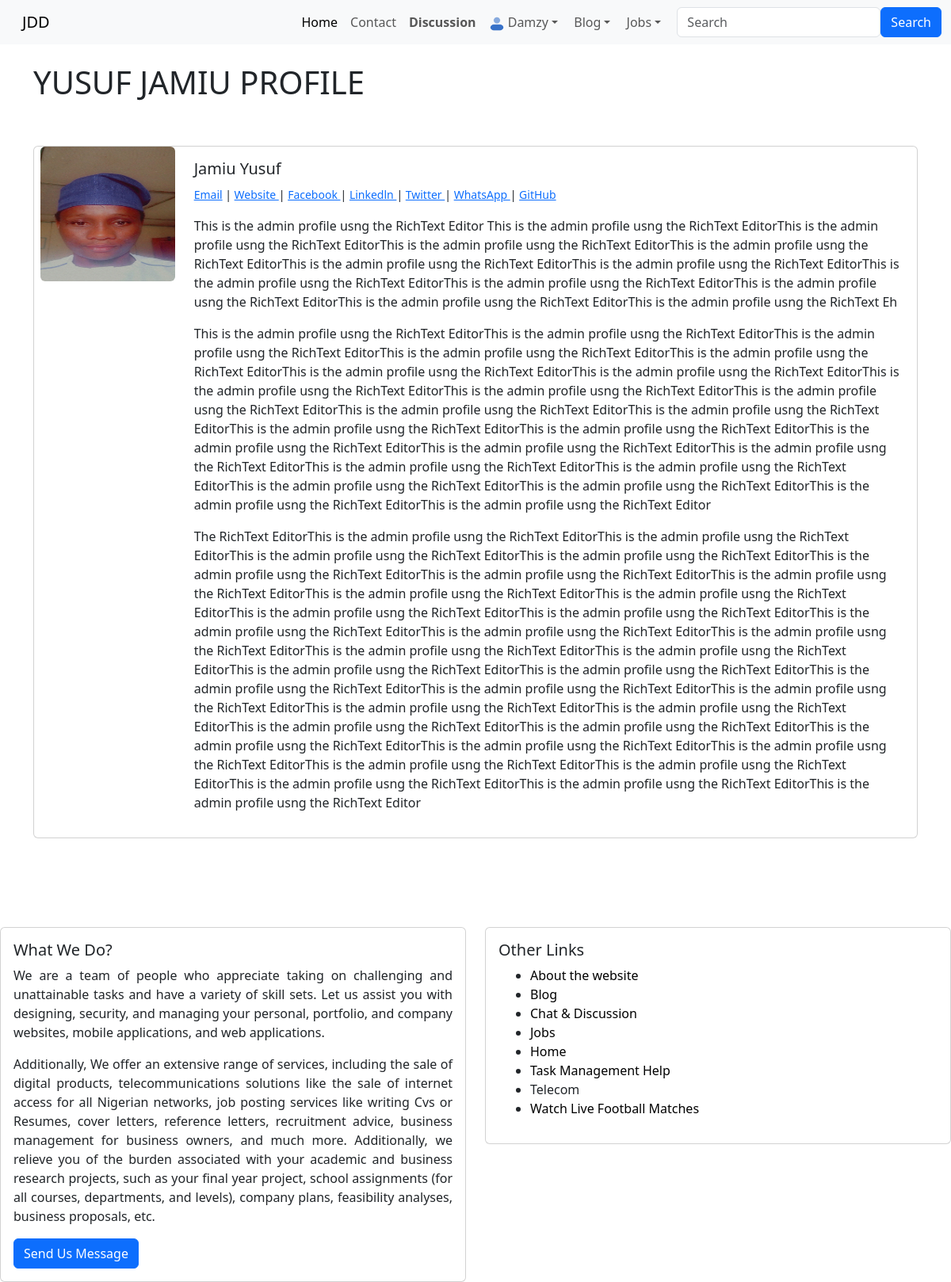
/account/1/profile (signed in), run on the app's committed database.
### index/models.py (models this page shows, shortened)
class Profile(models.Model):
    user = models.OneToOneField(User, null=True, on_delete=models.CASCADE)
    bio = RichTextField(blank=True, null=True)
    profile_pic = models.ImageField(null=True, blank=True, upload_to="images/profile/")
    linkedln_url = models.CharField(max_length=255, blank=True, null=True)
    facebook_url =  models.CharField(max_length=255, blank=True, null=True)
    twitter_url= models.CharField(max_length=255, blank=True, null=True)
    instagram_url =  models.CharField(max_length=255, blank=True, null=True)
    whatsapp_url= models.CharField(max_length=255, blank=True, null=True)
    github_url=  models.CharField(max_length=255, blank=True, null=True)
    website_url= models.CharField(max_length=255, blank=True, null=True)
    email_url= models.CharField(max_length=255, blank=True, null=True)

### account/views.py (the view)
# urls.py: path('<int:pk>/profile', ShowUserProfile.as_view(), name='user_profile'),
class ShowUserProfile(DetailView):
    model = Profile
    template_name = 'registration/user_profile.html'
    def get_context_data(self, *args, **kwargs):
        context = super(ShowUserProfile, self).get_context_data(*args, **kwargs)
        page_user = get_object_or_404(Profile, id=self.kwargs['pk'])
        context['page_user'] = page_user
        return context

### account/templates/registration/user_profile.html (shortened to what this page needs)
{% extends 'home/base.html' %}
{% load static %}
{% block body %}
<h1> {{page_user.user.last_name|upper}} {{page_user.user.first_name|upper}} PROFILE</h1> <br><br>
<div class="card mb-3"  >
    <div class="row g-0">
    <div class="col-md-2">
          {% if page_user.profile_pic %}
               <img src="{{ page_user.profile_pic.url }}" class="rounded mx-auto d-block"
               alt="Author profile image" width="170" height="170">
          {% else %}
               <img src="{% static 'images/profile_user_icon.png' %}" class="rounded float-start"
               alt="default profile image" width="170" height="170">
          {% endif %}
    </div>
    <div class="col-md-10">
    <div class="card-body">
         <h5 class="card-title">{{page_user.user.first_name|safe}} {{page_user.user.last_name|safe}}</h5>
         <small  class="fw-lighter">
          {% if page_user.email_url %}
             <a href="mailto: {{page_user.email_url}}" target="_blank">Email</a>
          {% endif %}
          {% if page_user.website_url %}
              | <a href="{{page_user.website_url}}" target="_blank">Website </a>
         {% endif %}
         {% if page_user.facebook_url %}
              |  <a href="{{page_user.facebook_url}}" class="links" target="_blank">Facebook </a>
         {% endif %}
         {% if page_user.linkedln_url %}
              |  <a href="{{page_user.linkedln_url}}" class="links" target="_blank">Linkedln </a>
         {% endif %}
         {% if page_user.twitter_url %}
              |  <a href="{{page_user.twitter_url}}" class="links" target="_blank">Twitter </a>
         {% endif %}
         {% if page_user.whatsapp_url %}
              |  <a href="{{page_user.whatsapp_url}}" class="links" target="_blank"> WhatsApp </a>
         {% endif %}
         {% if page_user.github_url %}
              |  <a href="{{page_user.github_url}}" class="links" target="_blank">GitHub </a>
         {% endif %}
         </small>
         <p class="card-text">
              {{page_user.bio |safe}}
              </p>
    </div>
    </div>
    </div>
</div>
{% endblock %}

### index/templates/home/base.html (shortened to what this page needs)
{% load static %}
{% load humanize %}
<!doctype html>
<html lang="en" >
  <head>
    <link rel="stylesheet" href="https://cdn.jsdelivr.net/npm/bootstrap@5.3.0-alpha3/dist/css/bootstrap.rtl.min.css">
    {% load static %}
  </head>
  <header>
    <nav class="navbar navbar-expand-lg bg-body-tertiary">
      <div class="container-fluid">
        <a class="navbar-brand" href="{% url 'index:home' %}">JDD</a>
        <div class="collapse navbar-collapse" id="navbarSupportedContent">
          <ul class="navbar-nav me-auto mb-2 mb-lg-0">
            <li class="nav-item">
            <a class="nav-link active" aria-current="page" href="{% url 'index:home' %}">Home</a>
            </li>
            <li class="nav-item">
              <a class="nav-link" href="{% url 'contact:contact' %}">Contact</a>
            </li>
            <li class="nav-item">
              <a class="nav-link" href="{% url 'discussion:discuss_list' %}"><b>Discussion</b> </a>
            </li>
            {% if user.is_authenticated %}
                  <li class="nav-item dropdown">
                    <a class="nav-link dropdown-toggle" href="" role="button"
                    data-bs-toggle="dropdown" aria-expanded="false">
                    {% if user.profile.profile_pic %}
                    <img src="{{ user.profile.profile_pic.url }}" class="rounded-circle" alt="Author profile image" width="30" height="30"> {{ user }}
                    {% else %}
                        <img src="{% static 'images/profile_user_icon.png' %}" class="rounded-circle" alt="Default profile image" width="20" height="20"> {{user}}
                    {% endif %}
                    </a>
                  </li>
                   <li class="nav-item dropdown">
                    <a class="nav-link dropdown-toggle" href="{% url 'index:blog_list' %}" role="button"
                    data-bs-toggle="dropdown" aria-expanded="false">
                    Blog
                    </a>
                  </li>
                  <li class="nav-item dropdown">
                    <a class="nav-link dropdown-toggle" href="{% url 'index:blog_list' %}" role="button"
                    data-bs-toggle="dropdown" aria-expanded="false">
                     Jobs
                    </a>
                  </li>
            {% endif %}
          </ul>
          {% include 'home/search.html' %}
        </div>
      </div>
    </nav>
  </header>
  <body>
    <div class="container"> <br>
        {% block body %} {% endblock %}
      </div>
  </body>
  <footer>
<br><br><br><br>
    <div class="row">
      <div class="col-sm-6 mb-3 mb-sm-0">
        <div class="card">
          <div class="card-body">
            <h5 class="card-title">What We Do?</h5>
            <p class="card-text" style="text-align: justify;">
              We are a team of people who appreciate taking on challenging and unattainable tasks and have a variety of skill sets.
              Let us assist you with designing, security, and managing your personal, portfolio, and company websites,
              mobile applications, and web applications.
            </p>
            <p style="text-align: justify;">
               Additionally, We offer an extensive range of services, including the sale of digital products, telecommunications solutions
              like the sale of internet access for all Nigerian networks, job posting services like writing Cvs or Resumes,
              cover letters, reference letters, recruitment advice, business management for business owners, and much more.
              Additionally, we relieve you of the burden associated with your academic and business research projects, such
              as your final year project, school assignments (for all courses, departments, and levels), company plans,
              feasibility analyses, business proposals, etc.
            </p>
            <a href="{% url 'contact:contact' %}" class="btn btn-primary">Send Us Message</a>
          </div>
        </div>
      </div>
      <div class="col-sm-6">
        <div class="card">
          <div class="card-body">
            <h5 class="card-title">Other Links</h5>
            <ul>
              <li><a href="#" class="footer-link">About the website</a></li>
              <li><a href="{% url 'index:blog_list' %}" class="footer-link">Blog</a></li>
              <li><a href="{% url 'discussion:discuss_list' %}" class="footer-link">Chat & Discussion</a></li>
              <li><a href="{% url 'jobs:job_list' %}" class="footer-link">Jobs</a></li>
              <li><a href="{% url 'index:home' %}" class="footer-link">Home</a></li>
              <li><a href="{% url 'tasks:tasks_list' %}" class="footer-link">Task Management Help</a></li>
              <li class="nav-item">
                <a class="nav-link" href="{% url 'index:telecom' %}">Telecom</a>
              </li>
              <li><a href="https://afr.808scoretv.com/" class="footer-link">Watch Live Football Matches</a></li>
            </ul>
          </div>
        </div>
      </div>
    </div>
  </footer>
</html>

### index/templates/home/base.html (style rules this page uses)
.footer-link { text-decoration: none; color: black; }

### data on the page
Profile: user.last_name "YUSUF", user.first_name "JAMIU", profile_pic (picture), user.first_name "Jamiu", user.last_name "Yusuf", bio "This is the admin profile usng the RichText Editor This is the admin profile usng the RichText EditorThis is the admin profile usng the RichText EditorThis is the admin profile usng the RichText EditorThis is the admin profile usng the RichText EditorThis is the admin profile usng the RichText EditorThis is the admin profile usng the RichText EditorThis is the admin profile usng the RichText EditorThis is the admin profile usng the RichText EditorThis is the admin profile usng the RichText EditorThis is the admin profile usng the RichText EditorThis is the admin profile usng the RichText Eh This is the admin profile usng the RichText EditorThis is the admin profile usng the RichText…"

### other printed values
{{ user }} "Damzy"
